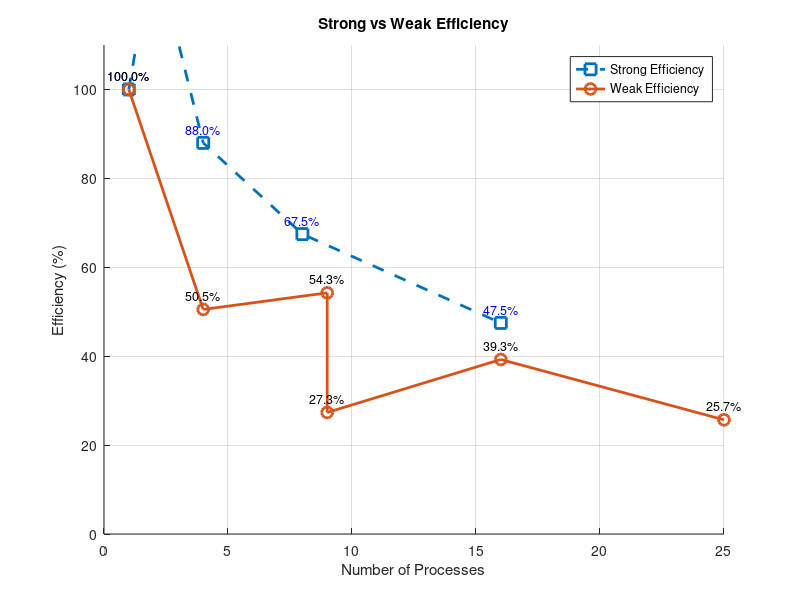

Recreate this plot in MATLAB.
procs_strong = [1, 2, 4, 8, 16];
times_strong = [48.808913, 18.367957, 13.868888, 9.044261, 6.424708];
T1_strong = times_strong(1);

strong_eff = (T1_strong ./ (procs_strong .* times_strong)) * 100;

procs_weak = [1, 4, 9, 9, 16, 25];
times_weak = [2.306465, 4.566021, 4.251426, 8.435974, 5.875494, 8.978110];

T1_weak = times_weak(1);

weak_eff = (T1_weak ./ times_weak) * 100;

figure;
hold on;

plot(procs_strong, strong_eff, 's--', 'LineWidth', 2, 'MarkerSize', 8, 'DisplayName', 'Strong Efficiency');
plot(procs_weak, weak_eff, 'o-', 'LineWidth', 2, 'MarkerSize', 8, 'DisplayName', 'Weak Efficiency');

xlabel('Number of Processes');
ylabel('Efficiency (%)');
title('Strong vs Weak Efficiency');
legend('Location', 'northeast');
grid on;
ylim([0 110]);

for i = 1:length(procs_strong)
    text(procs_strong(i), strong_eff(i) + 3, sprintf('%.1f%%', strong_eff(i)), ...
        'HorizontalAlignment', 'center', 'FontSize', 9, 'Color', 'blue');
end

for i = 1:length(procs_weak)
    text(procs_weak(i), weak_eff(i) + 3, sprintf('%.1f%%', weak_eff(i)), ...
        'HorizontalAlignment', 'center', 'FontSize', 9, 'Color', 'black');
end

hold off;
